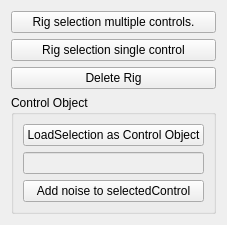
<?xml version="1.0" encoding="UTF-8"?>
<ui version="4.0">
 <class>Form</class>
 <widget class="QWidget" name="Form">
  <property name="geometry">
   <rect>
    <x>0</x>
    <y>0</y>
    <width>225</width>
    <height>219</height>
   </rect>
  </property>
  <property name="windowTitle">
   <string>Form</string>
  </property>
  <layout class="QVBoxLayout" name="verticalLayout_2">
   <item>
    <widget class="QPushButton" name="RigSelectionBtn">
     <property name="text">
      <string>Rig selection multiple controls.</string>
     </property>
    </widget>
   </item>
   <item>
    <widget class="QPushButton" name="RigSelectionSingleCntrlBtn">
     <property name="text">
      <string>Rig selection single control</string>
     </property>
    </widget>
   </item>
   <item>
    <widget class="QPushButton" name="DeleteSimpleRigBtn">
     <property name="text">
      <string>Delete Rig</string>
     </property>
    </widget>
   </item>
   <item>
    <widget class="QGroupBox" name="AddNoiseGrp">
     <property name="title">
      <string>Control Object</string>
     </property>
     <layout class="QVBoxLayout" name="verticalLayout">
      <item>
       <widget class="QPushButton" name="LoadSelectionAsCntrlObjPushBtn">
        <property name="text">
         <string>LoadSelection as Control Object</string>
        </property>
       </widget>
      </item>
      <item>
       <widget class="QLineEdit" name="ControllineEdit">
        <property name="enabled">
         <bool>false</bool>
        </property>
       </widget>
      </item>
      <item>
       <widget class="QPushButton" name="AddNoiseBtn">
        <property name="text">
         <string>Add noise to selectedControl</string>
        </property>
       </widget>
      </item>
     </layout>
    </widget>
   </item>
  </layout>
 </widget>
 <resources/>
 <connections/>
</ui>
